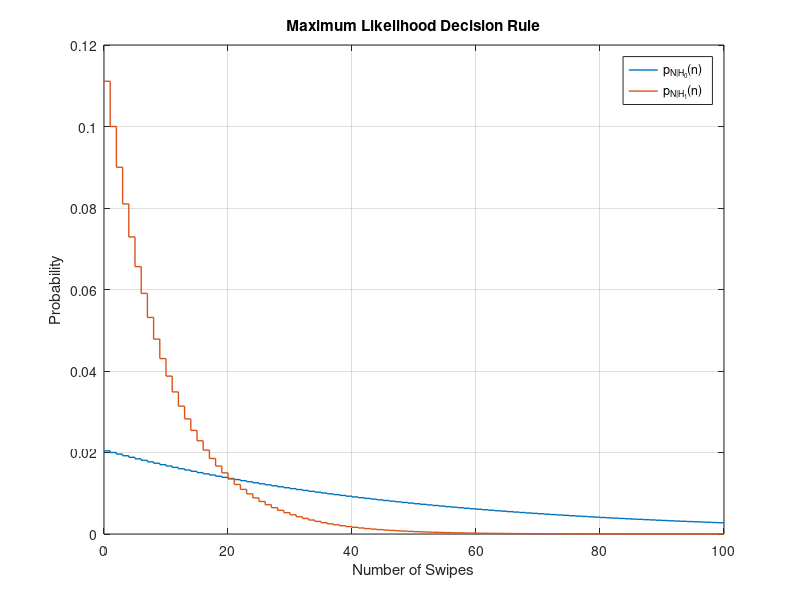
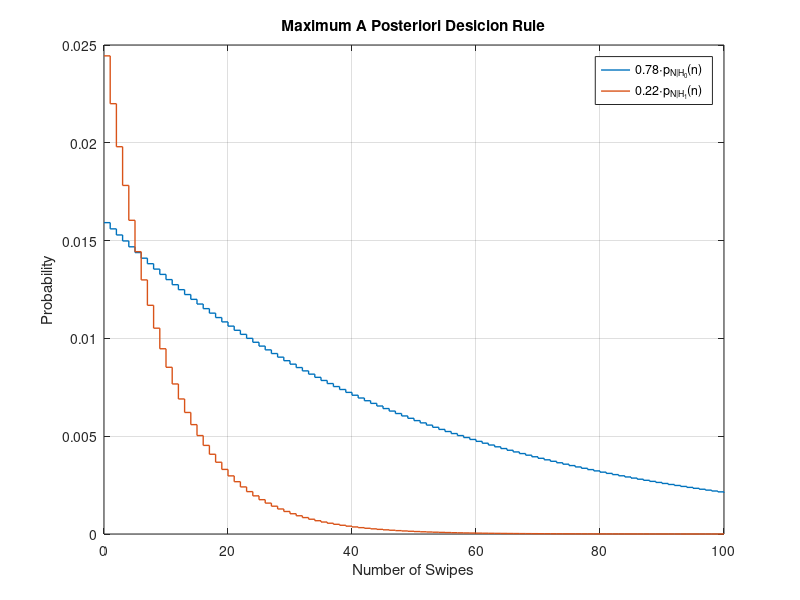
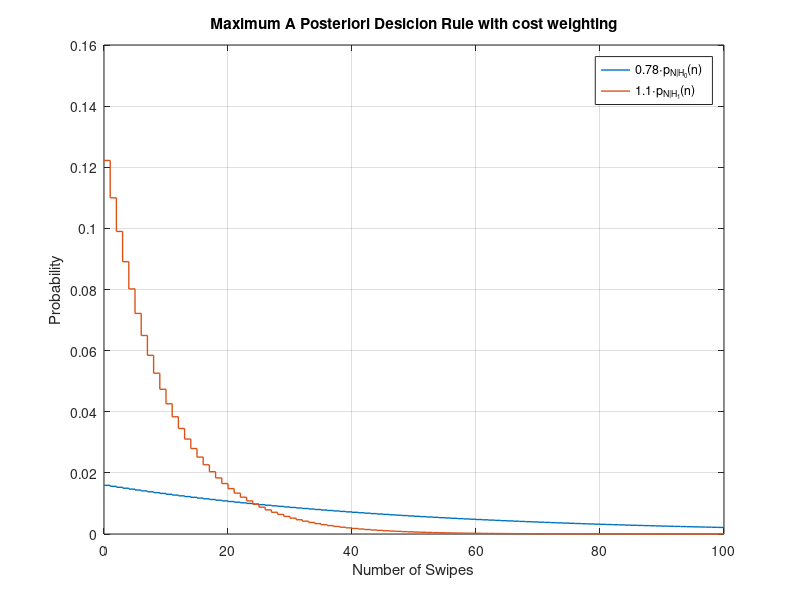
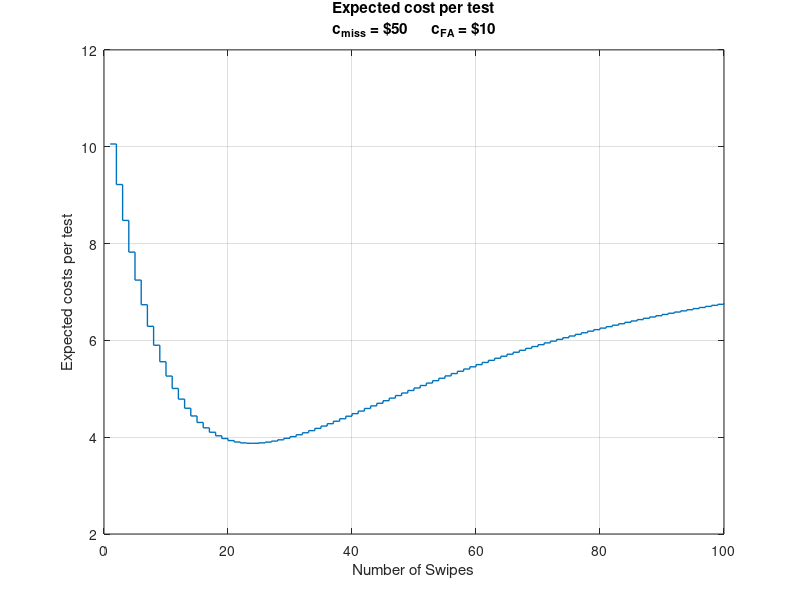

Source code (MATLAB) for these figures, in order: (Note: this script raises an error after producing the figures.)
%% PRM Workshop 5: Hypothesis Testing
%% Question 3: Likelihood Function Plots
clc, clear
% H0: Reader is not faulty
% H1: Reader is faulty

% fn_h0: Swipe card fails after n trials GIVEN THAT the
% reader is not faulty
% fn_h1: Swipe card fails GIVEN THAT the reader is
% faulty
P1 = 0.1;
P0 = 0.02;
nMax = 100;
n = 0:nMax;
pn_h1 = P1*(1-P1).^(n-1);
pn_h0 = P0*(1-P0).^(n-1);

figure(1)
stairs(n, pn_h0, 'linewidth', 1)
hold on
stairs(n, pn_h1, 'linewidth', 1)
hold off
xlabel('Number of Swipes')
ylabel('Probability')
title('Maximum Likelihood Decision Rule')
legend({
    'p_{N|H_0}(n)'
    'p_{N|H_1}(n)'
    })
grid on
saveas(figure(1), 'ML.jpg')

%% Question 4: A Posteriori Probability Plots
clc, clear
% H0: Reader is not faulty
% H1: Reader is faulty
pr_H1 = 0.22;
pr_H0 = 1 - pr_H1;

% fn__h0: Swipe card fails after n trials AND the
% reader is not faulty
% fn__h1: Swipe card fails given AND the reader is
% faulty
P1 = 0.1;
P0 = 0.02;
nMax = 100;
n = 0:nMax;
pn__h1 = pr_H1 * P1*(1-P1).^(n-1);
pn__h0 = pr_H0 * P0*(1-P0).^(n-1);

figure(2)
stairs(n, pn__h0, 'linewidth', 1)
hold on
stairs(n, pn__h1, 'linewidth', 1)
hold off
xlabel('Number of Swipes')
ylabel('Probability')
title('Maximum A Posteriori Desicion Rule')
legend({
    [num2str(pr_H0) '\cdotp_{N|H_0}(n)']
    [num2str(pr_H1)  '\cdotp_{N|H_1}(n)']
    })
grid on
saveas(figure(2), 'MAP.jpg')

%% Question 5: Cost weighted Joint Probability Plots
clc, clear
% H0: Reader is not faulty
% H1: Reader is faulty
pr_H1 = 0.22;
pr_H0 = 1 - pr_H1;

% Cost weighting of False Alarms and Misses
c_FA = 10;
c_miss = 50;
c_ratio = c_miss/c_FA;

% fn_h0: Swipe card fails after n trials given that the
% reader is not faulty
% fn_h1: Swipe card fails given that the reader is
% faulty
P1 = 0.1;
P0 = 0.02;
nMax = 100;
n = 0:nMax;
pn__h0 = pr_H0 * P0*(1-P0).^(n-1);
pn__h1 = c_ratio*pr_H1 * P1*(1-P1).^(n-1);

figure(3)
stairs(n, pn__h0, 'linewidth', 1)
hold on
stairs(n, pn__h1, 'linewidth', 1)
hold off
xlabel('Number of Swipes')
ylabel('Probability')
title('Maximum A Posteriori Desicion Rule with cost weighting')
legend({
    [num2str(pr_H0) '\cdotp_{N|H_0}(n)']
    [num2str(c_ratio*pr_H1) '\cdotp_{N|H_1}(n)']
    })
grid on

% Expected costs per test
for n = 1:nMax
    
    pr_FA = 1 - (1-P0)^n;
    pr_miss = 1 - (1 - (1-P1)^n);
    
    expCost_FA = pr_FA*pr_H0 * c_FA;
    expCost_miss = pr_miss*pr_H1 * c_miss;
    expCost_total(n,1) = expCost_miss + expCost_FA;
    
end
expCost_min = min(expCost_total)

figure(4)
stairs([1:nMax], expCost_total, 'linewidth', 1)
xlabel('Number of Swipes')
ylabel('Expected costs per test')
title({
    'Expected cost per test'
    ['c_{miss} = $' num2str(c_miss) '      c_{FA} = $' num2str(c_FA)]
    })
grid on

%% Question 7a: Simulation of Swipe Test with n_thres = 24
% Using Decision Rule from Question 5:
% Declare reader is not faulty is N >= 24, otherwise,
% reader is faulty.
clc, clear

n_thres = 24;
% The entire simulation is written in function
% swipeTest()
swipeTest(n_thres);

%% Question 7a: Simulation of Swipe Test with n_thres = 23
% Using Decision Rule from Question 6:
% Declare reader is not faulty is N >= 38, otherwise,
% reader is faulty.
clc, clear

n_thres = 38;
% The entire simulation is written in function
% swipeTest()
swipeTest(n_thres);

%% Question 7b: Empirical Probablity after 2e6 trials
% Using Decision Rule from Question 5:
% Declare reader is not faulty is N >= 24, otherwise,
% reader is faulty.
clc, clear
n_thres = 24;
trials = 2e6;

testResults = zeros(trials, 4);
miss = zeros(trials, 1);
falseAlarm = zeros(trials, 1);
cost = zeros(trials, 4);

for k = 1:trials
    % swipeTest0() is the same as swipeTest() with all
    % display outputs disabled.
    [testResults(k,:), falseAlarm(k), miss(k), cost(k,:)] = swipeTest0(n_thres);
end
save PRMws5_Q7b1 testResults falseAlarm miss cost
%%
clc, load PRMws5_Q7b1
% Cost weighting of False Alarms and Misses
c_FA = 10;
c_miss = 50;

% --------------------Theoretical Probabilities
% H0: Reader is not faulty
% H1: Reader is faulty
pr_H1 = 0.22;
pr_H0 = 1 - pr_H1;

% fn__h0: Swipe card fails after n trials AND the
% reader is not faulty
% fn__h1: Swipe card fails given AND the reader is
% faulty
P1 = 0.1;
P0 = 0.02;

% Theoretical Probability of False Alarm
n_thres = 24;
n = n_thres - 1;
pr_FA = 1 - (1-P0)^n;
% Theoretical Probability of Miss
pr_miss = (1-P1)^n;

% Theoretical Probabilities
pr_notFaulty__notFaulty = (1 - pr_FA)*pr_H0;
pr_faulty__faulty = (1 - pr_miss)*pr_H1;
pr_faulty__notFaulty = pr_FA*pr_H0;
pr_notFaulty__faulty = pr_miss*pr_H1;

% Theoretical expected cost per test
expCost_FA = pr_FA*pr_H0 * c_FA;
expCost_miss = pr_miss*pr_H1 * c_miss;
expCost_total = expCost_miss + expCost_FA;

% --------------------Empirical Probabilities
empPr_notFaulty__notFaulty = mean(testResults(:, 1));
empPr_faulty__faulty = mean(testResults(:, 2));
empPr_faulty__notFaulty = mean(testResults(:, 3));
empPr_notFaulty__faulty = mean(testResults(:, 4));
empPr_FA = nanmean(falseAlarm);
empPr_miss = nanmean(miss);

% Empirical expected cost per test
empExpCost_FA = mean(cost(:, 3));
empExpCost_miss = mean(cost(:, 4));
empExpCost_total = empExpCost_miss + empExpCost_FA;

% --------------------Display Results
Probability_of = {
    'Declare Not Faulty AND is Not Faulty'
    'Declare Faulty AND is Faulty'
    'Declare Faulty AND is Not Faulty'
    'Declare Not Faulty AND is Faulty'
    []
    'False Alarm'
    'Miss'
    []
    'Expected cost per test of False Alarm'
    'Expected cost per test of Miss'
    'Total Expected cost per test'
    };
Empirical_Value ={
    [num2str(empPr_notFaulty__notFaulty*100) '%']
    [num2str(empPr_faulty__faulty*100) '%']
    [num2str(empPr_faulty__notFaulty*100) '%']
    [num2str(empPr_notFaulty__faulty*100) '%']
    []
    [num2str(empPr_FA*100) '%']
    [num2str(empPr_miss*100) '%']
    []
    ['$' num2str(empExpCost_FA)]
    ['$' num2str(empExpCost_miss)]
    ['$' num2str(empExpCost_total)]
    };
Theoretical_Value ={
    [num2str(pr_notFaulty__notFaulty*100) '%']
    [num2str(pr_faulty__faulty*100) '%']
    [num2str(pr_faulty__notFaulty*100) '%']
    [num2str(pr_notFaulty__faulty*100) '%']
    []
    [num2str(pr_FA*100) '%']
    [num2str(pr_miss*100) '%']
    []
    ['$' num2str(expCost_miss)]
    ['$' num2str(expCost_FA)]
    ['$' num2str(expCost_total)]
    };
disp('Decision Rule:')
disp(['Declare reader is not faulty if N <= ' num2str(n_thres)])
disp('Otherwise, reader is faulty.')
disp(' ')
disp(table(Probability_of, Empirical_Value, Theoretical_Value))

% Check that all Empirical Probabilities add up to 1
% empPr_notFaulty__notFaulty + empPr_faulty__faulty + empPr_faulty__notFaulty + empPr_notFaulty__faulty

%% Question 7b: Empirical Probablity after 2e6 trials
% Using Decision Rule from Question 6:
% Declare reader is not faulty is N >= 23, otherwise,
% reader is faulty.
clc, clear
n_thres = 39;
trials = 2e6;

testResults = zeros(trials, 4);
miss = zeros(trials, 1);
falseAlarm = zeros(trials, 1);
cost = zeros(trials, 4);

for k = 1:trials
    % swipeTest0() is the same as swipeTest() with all
    % display outputs disabled.
    [testResults(k,:), falseAlarm(k), miss(k), cost(k,:)] = swipeTest0(n_thres);
end
save PRMws5_Q7b2 testResults falseAlarm miss cost
%%
clc, load PRMws5_Q7b2
% Cost weighting of False Alarms and Misses
c_FA = 10;
c_miss = 50;

% --------------------Theoretical Probabilities
% H0: Reader is not faulty
% H1: Reader is faulty
pr_H1 = 0.22;
pr_H0 = 1 - pr_H1;

% fn__h0: Swipe card fails after n trials AND the
% reader is not faulty
% fn__h1: Swipe card fails given AND the reader is
% faulty
P1 = 0.1;
P0 = 0.02;

% Theoretical Probability of False Alarm
n_thres = 39;
n = n_thres - 1;
pr_FA = 1 - (1-P0)^n;
% Theoretical Probability of Miss
pr_miss = (1-P1)^n;

% Theoretical Probabilities
pr_notFaulty__notFaulty = (1 - pr_FA)*pr_H0;
pr_faulty__faulty = (1 - pr_miss)*pr_H1;
pr_faulty__notFaulty = pr_FA*pr_H0;
pr_notFaulty__faulty = pr_miss*pr_H1;

% Theoretical expected cost per test
expCost_FA = pr_FA*pr_H0 * c_FA;
expCost_miss = pr_miss*pr_H1 * c_miss;
expCost_total = expCost_miss + expCost_FA;

% --------------------Empirical Probabilities
empPr_notFaulty__notFaulty = mean(testResults(:, 1));
empPr_faulty__faulty = mean(testResults(:, 2));
empPr_faulty__notFaulty = mean(testResults(:, 3));
empPr_notFaulty__faulty = mean(testResults(:, 4));
empPr_FA = nanmean(falseAlarm);
empPr_miss = nanmean(miss);

% Empirical expected cost per test
empExpCost_FA = mean(cost(:, 3));
empExpCost_miss = mean(cost(:, 4));
empExpCost_total = empExpCost_miss + empExpCost_FA;

% --------------------Display Results
Probability_of = {
    'Declare Not Faulty AND is Not Faulty'
    'Declare Faulty AND is Faulty'
    'Declare Faulty AND is Not Faulty'
    'Declare Not Faulty AND is Faulty'
    []
    'False Alarm'
    'Miss'
    []
    'Expected cost per test of False Alarm'
    'Expected cost per test of Miss'
    'Total Expected cost per test'
    };
Empirical_Value ={
    [num2str(empPr_notFaulty__notFaulty*100) '%']
    [num2str(empPr_faulty__faulty*100) '%']
    [num2str(empPr_faulty__notFaulty*100) '%']
    [num2str(empPr_notFaulty__faulty*100) '%']
    []
    [num2str(empPr_FA*100) '%']
    [num2str(empPr_miss*100) '%']
    []
    ['$' num2str(empExpCost_FA)]
    ['$' num2str(empExpCost_miss)]
    ['$' num2str(empExpCost_total)]
    };
Theoretical_Value ={
    [num2str(pr_notFaulty__notFaulty*100) '%']
    [num2str(pr_faulty__faulty*100) '%']
    [num2str(pr_faulty__notFaulty*100) '%']
    [num2str(pr_notFaulty__faulty*100) '%']
    []
    [num2str(pr_FA*100) '%']
    [num2str(pr_miss*100) '%']
    []
    ['$' num2str(expCost_miss)]
    ['$' num2str(expCost_FA)]
    ['$' num2str(expCost_total)]
    };
disp('Decision Rule:')
disp(['Declare reader is not faulty if N >= ' num2str(n_thres)])
disp('Otherwise, reader is faulty.')
disp(' ')
disp(table(Probability_of, Empirical_Value, Theoretical_Value))

% Check that all Empirical Probabilities add up to 1
% empPr_notFaulty__notFaulty + empPr_faulty__faulty + empPr_faulty__notFaulty + empPr_notFaulty__faulty
